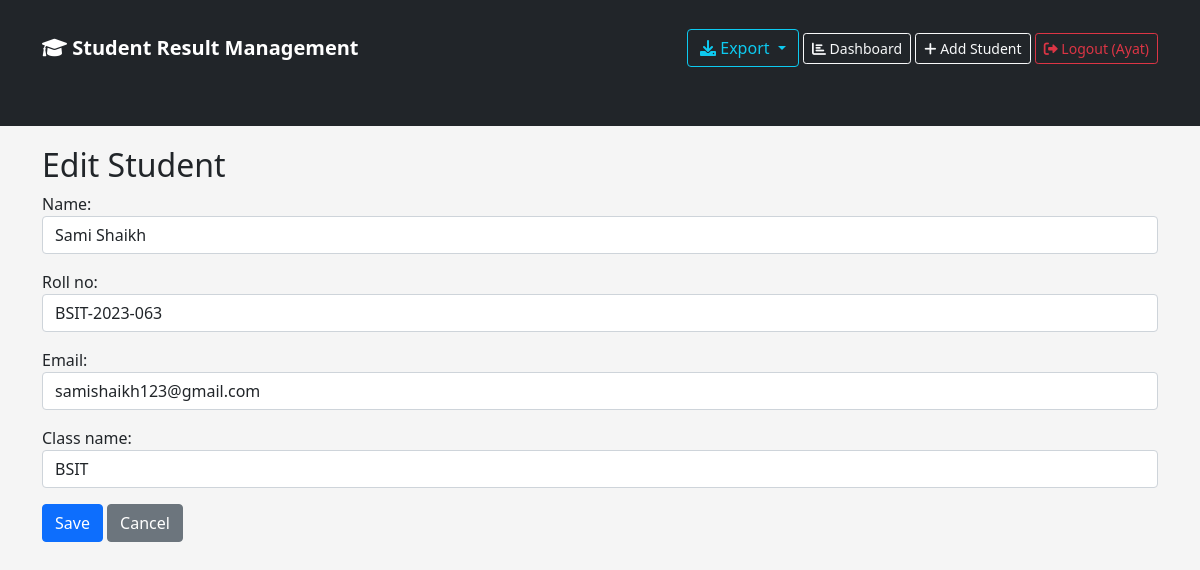
The page /2/edit/ (signed in) on the database its author committed.
### students/models.py (models this page shows, shortened)
class Student(models.Model):
    name = models.CharField(max_length=100)
    roll_no = models.CharField(max_length=20, unique=True)
    email = models.EmailField()
    class_name = models.CharField(max_length=20)
    created_at = models.DateTimeField(auto_now_add=True)

### students/views.py (the view)
# urls.py: path('<int:pk>/edit/', views.student_update, name='student_update'),
@login_required
def student_update(request, pk):
    student = get_object_or_404(Student, pk=pk)
    if request.method == 'POST':
        form = StudentForm(request.POST, instance=student)
        if form.is_valid():
            form.save()
            return redirect('student_list')
    else:
        form = StudentForm(instance=student)
    return render(request, 'students/student_form.html', {'form': form, 'title': 'Edit Student'})

### students/forms.py
class StudentForm(forms.ModelForm):
    class Meta:
        model = Student
        fields = ['name', 'roll_no', 'email', 'class_name']
        widgets = {
            'name': forms.TextInput(attrs={'class': 'form-control'}),
            'roll_no': forms.TextInput(attrs={'class': 'form-control'}),
            'email': forms.EmailInput(attrs={'class': 'form-control'}),
            'class_name': forms.TextInput(attrs={'class': 'form-control'}),
        }

### students/templates/students/student_form.html (shortened to what this page needs)
{% extends 'students/base.html' %}
{% block content %}
<h2>{{ title }}</h2>
<form method="POST">
    {{ form.as_p }}
    <button type="submit" class="btn btn-primary">Save</button>
    <a href="{% url 'student_list' %}" class="btn btn-secondary">Cancel</a>
</form>
{% endblock %}

### students/templates/students/base.html (shortened to what this page needs)
<!DOCTYPE html>
<html>
<head>
    <link href="https://cdn.jsdelivr.net/npm/bootstrap@5.1.3/dist/css/bootstrap.min.css" rel="stylesheet">
    <link rel="stylesheet" href="https://cdnjs.cloudflare.com/ajax/libs/font-awesome/6.0.0/css/all.min.css">
</head>
<body>
    <nav class="navbar navbar-dark bg-dark">
        <div class="container">
            <a class="navbar-brand" href="{% url 'student_list' %}">
                <i class="fas fa-graduation-cap"></i> Student Result Management
            </a>
            <div>
                {% if user.is_authenticated %}
                    <div class="btn-group">
                        <button type="button" class="btn btn-outline-info dropdown-toggle" data-bs-toggle="dropdown">
                            <i class="fas fa-download"></i> Export
                        </button>
                    </div>
                    <a class="btn btn-outline-light btn-sm" href="{% url 'dashboard' %}">
                        <i class="fas fa-chart-bar"></i> Dashboard
                    </a>
                    <a class="btn btn-outline-light btn-sm" href="{% url 'student_create' %}">
                        <i class="fas fa-plus"></i> Add Student
                    </a>
                    <a class="btn btn-outline-danger btn-sm" href="{% url 'logout' %}">
                        <i class="fas fa-sign-out-alt"></i> Logout ({{ user.username }})
                    </a>
                {% else %}
                    <a class="btn btn-outline-light btn-sm" href="{% url 'login' %}">
                        <i class="fas fa-sign-in-alt"></i> Login
                    </a>
                {% endif %}
            </div>
        </div>
    </nav>
    <div class="container">
        {% block content %}
        {% endblock %}
    </div>
</body>
</html>

### students/templates/students/base.html (style rules this page uses)
body { background-color: #f5f5f5; }
.container { margin-top: 20px; margin-bottom: 50px; }
.navbar-brand { font-weight: bold; }

### rows shown on the page
Student: name "Sami Shaikh", roll_no "BSIT-2023-063", email "samishaikh123@gmail.com", class_name "BSIT"

### other values the page prints
{{ user.username }} "Ayat"
{{ title }} "Edit Student"
